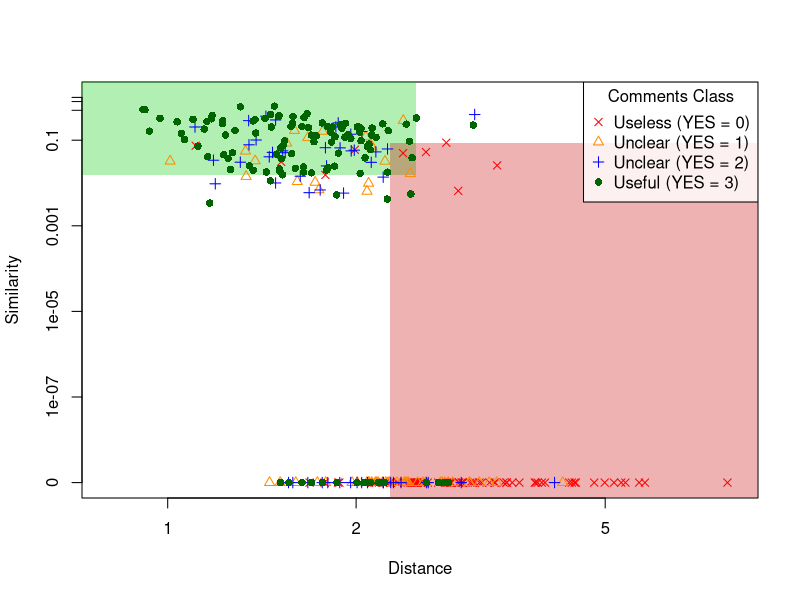

Source code (R):
dat <- read.csv("scatter_value.csv")
dat$Similarity[which(dat$Similarity == 0)] = 0.000000001 
St1 = 0.015528
Dt1 = 2.494944
St2 = 0.087522
Dt2 = 2.265679 

colors = c("red","darkorange","blue","darkgreen")
pch = c(4,2,3,16)

#Print Graph with Log
pdf("scatter_log.pdf")
plot(dat$Distance,dat$Similarity,xlim=c(0.8,8),pch=16,col=NA,log="xy",xlab="Distance",ylab="Similarity",yaxt="n")
rect(0.0000001,St1,Dt1,3,col=rgb(0,0.8,0,0.3),border=NA)
rect(Dt2,0.0000000001,10,St2,col=rgb(0.8,0,0,0.3),border=NA)
axis(2,at=c(0.000000001,0.0000001,0.00001,0.001,0.1,0.5,0.8,1),labels=c(0,0.0000001,0.00001,0.001,0.1,"","","1"))
for(i in seq(0,3)){
	points(dat$Distance[which(dat$Vote == i)],dat$Similarity[which(dat$Vote == i)],pch=pch[i+1],col=colors[i+1])
}
legend("topright", title="Comments Class", legend = c("Useless (YES = 0)","Unclear (YES = 1)","Unclear (YES = 2)","Useful (YES = 3)"), pch=pch, col=colors,bg=rgb(1,1,1,0.8))

dev.off()

# pdf("scatter.pdf")
# plot(dat$Distance,dat$Similarity,xlim=c(0.8,8),pch=16,col=NA,xlab="Distance",ylab="Similarity")
# rect(0.0000001,St1,Dt1,3,col=rgb(0,0.8,0,0.3),border=NA)
# rect(Dt2,-1,10,St2,col=rgb(0.8,0,0,0.3),border=NA)
# for(i in seq(0,3)){
# 	points(dat$Distance[which(dat$Vote == i)],dat$Similarity[which(dat$Vote == i)],pch=pch[i+1],col=colors[i+1])
# }
# dev.off()